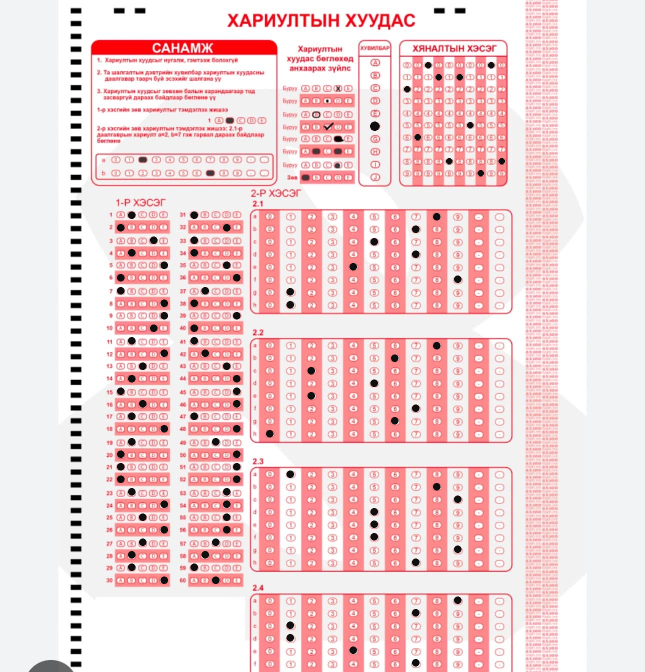
#> input picture backend/samples/filled.png, 1290 x 1344 px (shown at 1/2 size)
$ python -i generic.py   (imports and definitions only)
#> lines starting #> are read from the running program, lines starting #| are printed output that depends on the picture; after the words box and inside, x2 and y2 are one past the last pixel; in counts of white or black regions, pixels touching at a corner belong together
#> further down, picture is the input picture: shape (1344, 1290, 3); mean B, G, R 213.6, 212.1, 241
from __future__ import annotations

from collections import Counter
from dataclasses import dataclass
from string import ascii_uppercase
from typing import Any

import cv2
import numpy as np

from .alignment import AlignmentResult
from .errors import LayoutDetectionError


@dataclass(frozen=True)
class BubbleCandidate:
    x: float
    y: float
    diameter: float


@dataclass(frozen=True)
class BubbleGrid:
    x_centers: tuple[int, ...]
    y_centers: tuple[int, ...]
    matched: int
    expected: int


@dataclass(frozen=True)
class GenericLayoutResult:
    image: np.ndarray
    layout: dict[str, Any]
    alignment: AlignmentResult


def _deduplicate(candidates: list[BubbleCandidate]) -> list[BubbleCandidate]:
    kept: list[BubbleCandidate] = []
    for candidate in sorted(candidates, key=lambda item: item.diameter, reverse=True):
        duplicate = any(
            np.hypot(candidate.x - other.x, candidate.y - other.y)
            < min(candidate.diameter, other.diameter) * 0.45
            for other in kept
        )
        if not duplicate:
            kept.append(candidate)
    return kept


def _bubble_candidates(image: np.ndarray) -> tuple[list[BubbleCandidate], float]:
    gray = cv2.cvtColor(image, cv2.COLOR_BGR2GRAY)
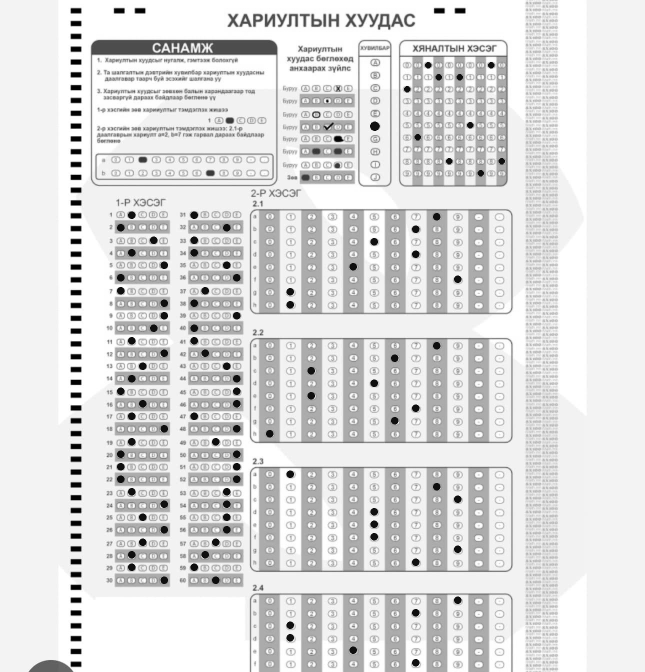
#> gray: shape (1344, 1290) (shown at 1/2 size); min 0, max 255, mean 220.9
    mask = cv2.adaptiveThreshold(
        gray,
        255,
        cv2.ADAPTIVE_THRESH_GAUSSIAN_C,
        cv2.THRESH_BINARY_INV,
        31,
        12,
    )
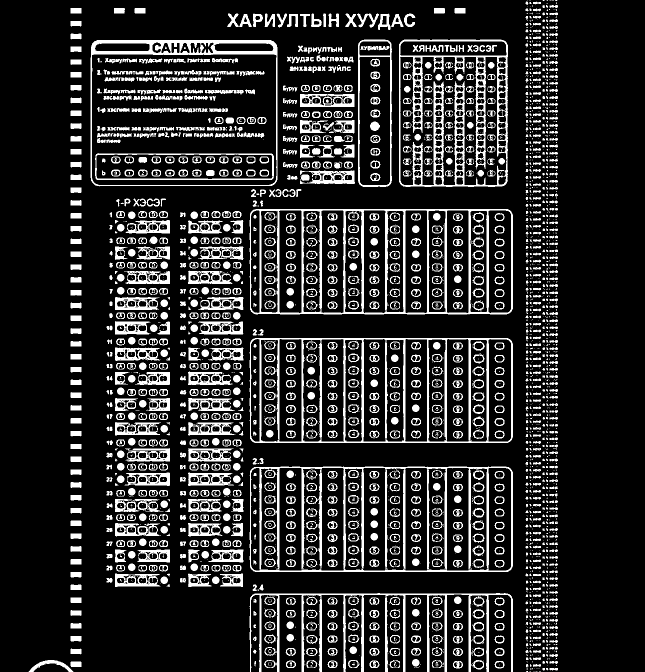
#> mask: shape (1344, 1290) (shown at 1/2 size); 17.1% white; 3299 white regions (1778 under 20 px)
    contours, _ = cv2.findContours(mask, cv2.RETR_LIST, cv2.CHAIN_APPROX_SIMPLE)
#> contours = 4970 contours, 2701 with area under 20; largest, box (x1, y1, x2, y2) and area: (499, 418, 1026, 629) 109866, (499, 933, 1026, 1144) 109834, (499, 676, 1026, 886) 109637, (181, 80, 555, 373) 108290, (183, 108, 554, 371) 96464
    minimum_side = min(gray.shape)
#> minimum_side = 1290
    candidates: list[BubbleCandidate] = []
    for contour in contours:
        x, y, width, height = cv2.boundingRect(contour)
        diameter = float(max(width, height))
        area = float(cv2.contourArea(contour))
        perimeter = float(cv2.arcLength(contour, True))
        circularity = 4 * np.pi * area / (perimeter * perimeter) if perimeter else 0.0
        aspect = width / max(height, 1)
        if (
            minimum_side * 0.008 <= diameter <= minimum_side * 0.06
            and 0.65 <= aspect <= 1.45
            and area >= 15
            and circularity >= 0.42
        ):
            candidates.append(
                BubbleCandidate(x + width / 2, y + height / 2, diameter)
            )
#> this loop made 4970 passes
#> (x, y, width, height, diameter, area, perimeter, circularity) on passes 8, 29, 43: (1099, 1336, 17, 5, 17, 52, 43.31, 0.348), (1066, 1328, 16, 6, 16, 47, 41.8, 0.338), (991, 1323, 16, 13, 16, 142, 46.63, 0.821)

    candidates = _deduplicate(candidates)
    if not candidates:
        raise LayoutDetectionError("No repeated answer bubbles were found in this image.")
    diameter_bins = Counter(round(item.diameter / 2) * 2 for item in candidates)
    dominant_diameter, support = diameter_bins.most_common(1)[0]
    if support < 12:
        raise LayoutDetectionError("No repeated answer-bubble pattern was found in this image.")
    filtered = [
        item
        for item in candidates
        if dominant_diameter * 0.75 <= item.diameter <= dominant_diameter * 1.30
    ]
    diameter = float(dominant_diameter)

    # Some printed groups alternate shaded row backgrounds. Contour extraction
    # can miss the pale outlines in those rows, so add circle centers from a
    # second detector before inferring the grid's row count.
    circles = cv2.HoughCircles(
        gray,
        cv2.HOUGH_GRADIENT,
        dp=1,
        minDist=max(5, round(diameter * 0.62)),
        param1=100,
        param2=18,
        minRadius=max(2, round(diameter * 0.27)),
        maxRadius=max(3, round(diameter * 0.62)),
    )
    if circles is not None:
        filtered = _deduplicate(
            filtered
            + [
                BubbleCandidate(float(x), float(y), float(radius * 2))
                for x, y, radius in circles[0]
            ]
        )
    return filtered, diameter


# [222 lines left out: functions _cluster_axis, _regular_column_runs, _rows_for_run, _option_labels, _question_labels, detect_generic_layout, not called in this run]

>>> import cv2
>>> picture = cv2.imread('../samples/filled.png')
>>> result = _bubble_candidates(picture)
